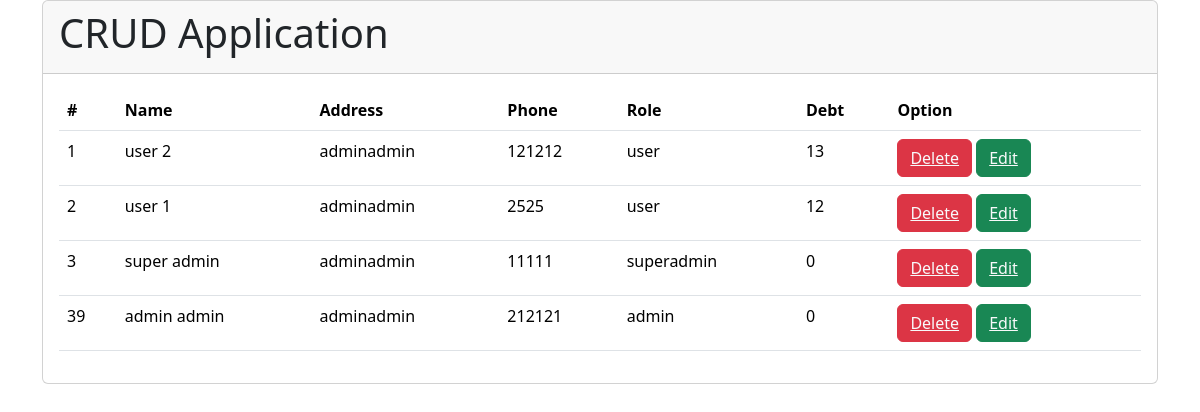
The app's page /crud/adminApp.php with its own data.
### tables this page shows
CREATE TABLE `users` (
  `id` int(11) NOT NULL,
  `name` varchar(50) NOT NULL,
  `role` varchar(50) NOT NULL,
  `address` varchar(50) NOT NULL,
  `mobile` int(11) NOT NULL,
  `photo` blob DEFAULT NULL,
  `password` varchar(50) DEFAULT NULL,
  `debt` int(11) DEFAULT NULL
);

### crud/adminApp.php (the view, shortened to what this page needs)
<!DOCTYPE html>
<html>
<head>
    <link href="https://cdn.jsdelivr.net/npm/bootstrap@5.3.2/dist/css/bootstrap.min.css" rel="stylesheet">
</head>
<body>
    <div class="container">
        <div class="row">
            <div class="col-mid-9">
            <div class="card">
            <div class="card-header">
               <h1> CRUD Application </h1>
            </div>
            <div class="card-body">
            <table class="table">
  <thead>
    <tr>
      <th scope="col">#</th>
      <th scope="col">Name</th>
      <th scope="col">Address</th>
      <th scope="col">Phone</th>
      <th scope="col">Role</th>
      <th scope="col">Debt</th>
      <th scope="col">Option</th>
    </tr>
  </thead>
  <tbody>
           <?php
            $data=mysqli_connect("localhost","root","","crud");
            $sql="select * from users";
            $run=mysqli_query($data,$sql);
            while($row= mysqli_fetch_array($run)){
                $id=$row['id'];
                $name=$row['name'];
                $address=$row['address'];
                $mobile=$row['mobile'];
                $role=$row['role'];
                $debt=$row['debt'];
           ?>
            <tr>
                <td> <?php echo $id ?> </td>
                <td> <?php echo $name ?> </td>
                <td> <?php echo $address ?> </td>
                <td> <?php echo $mobile ?> </td>
                <td> <?php echo $role ?> </td>
                <td> <?php echo $debt ?> </td>
                <td>
                    <button class="btn btn-danger"> <a href='delete.php?delete=<?php echo $id ?>' class="text-light"> Delete </a></button>
                    <button class="btn btn-success"> <a href='editAdmin.php?edit=<?php echo $id ?>' class="text-light"> Edit </a></button>
                </td>
            </tr>
            <?php $id++; } ?>
  </tbody>
</table>
            </div>
            </div>
            </div>
        </div>
    </div>
</body>
</html>

### records on screen
users: id "1", name "user 2", address "adminadmin", mobile "121212", role "user", debt "13"
users: id "2", name "user 1", address "adminadmin", mobile "2525", role "user", debt "12"
users: id "3", name "super admin", address "adminadmin", mobile "11111", role "superadmin", debt "0"
users: id "39", name "admin admin", address "adminadmin", mobile "212121", role "admin", debt "0"
